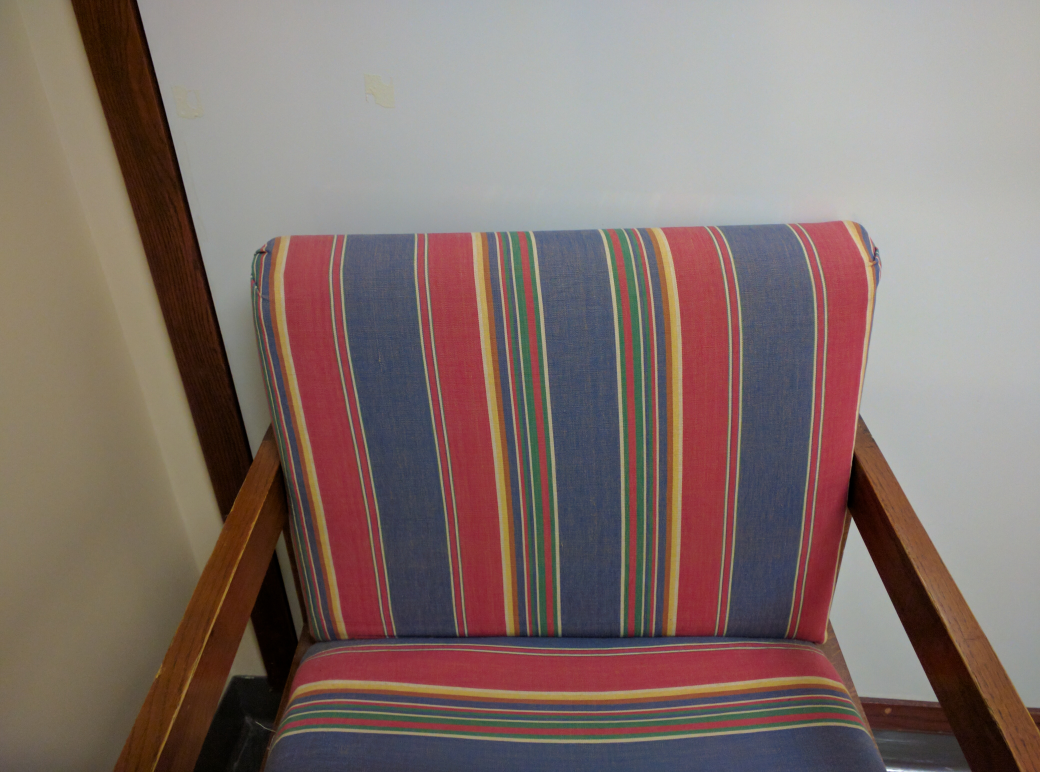
#> input picture data/chair.jpg, 4160 x 3088 px (shown at 1/4 size)
$ jupyter execute skimage-images.ipynb
#> lines starting #> are read from the running program, lines starting #| are printed output that depends on the picture; after the words box and inside, x2 and y2 are one past the last pixel; in counts of white or black regions, pixels touching at a corner belong together
[cell 1]
import imageio.v3 as iio
import ipympl
import matplotlib.pyplot as plt
import numpy as np
import skimage as ski

[cell 2]
# read image
chair = iio.imread(uri="data/chair.jpg")
#> chair is the input picture: shape (3088, 4160, 3); mean R, G, B 130.6, 113.4, 108.5
fig, ax = plt.subplots()
ax.imshow(chair)

[cell 3]
# iio.imwrite(uri="data/chair.tif", image=chair)
chair = iio.imread(uri="data/chair.jpg")


new_shape = (chair.shape[0]//10, chair.shape[1]//10, chair.shape[2])
#> new_shape = (308, 416, 3)
resized_chair = ski.transform.resize(image=chair,output_shape=new_shape)
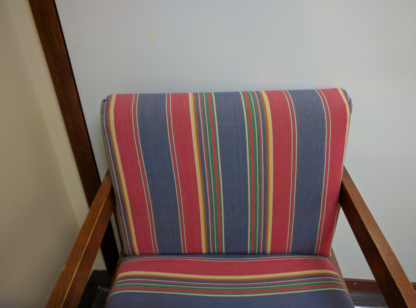
#> resized_chair: shape (308, 416, 3) float64; mean R, G, B 0.512, 0.445, 0.426
resized_chair = ski.util.img_as_ubyte(resized_chair)

iio.imwrite(uri="data/resized_chair.jpg", image=resized_chair)

fig, ax = plt.subplots()
ax.imshow(resized_chair)

fig, ax = plt.subplots()
ax.imshow(chair)

[cell 4]
# read input image
maize_roots = iio.imread(uri="data/maize-root-cluster.jpg")
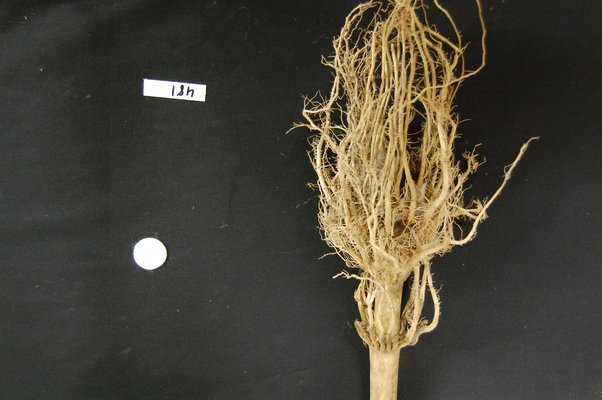
#> input picture data/maize-root-cluster.jpg, 602 x 400 px
#> maize_roots is the input picture: shape (400, 602, 3); mean R, G, B 70.5, 66.4, 54.5
maize_roots = np.array(maize_roots)


# display original image
fig, ax = plt.subplots()
ax.imshow(maize_roots)

[cell 5]
# keep only high-intensity pixels
maize_roots[maize_roots < 128 ] = 0
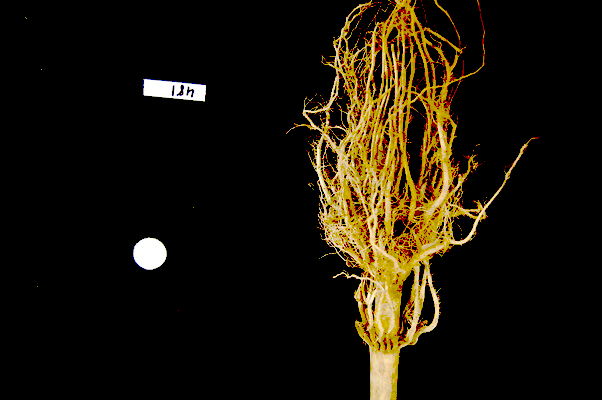
#> maize_roots: shape (400, 602, 3); mean R, G, B 27.3, 20.7, 7.7

# display modified image
fig, ax = plt.subplots()
ax.imshow(maize_roots)

[cell 6]
"""Python script to load a color image as grayscale. """

# read input image
chair = iio.imread(uri="data/chair.jpg")

# display original image
fig, ax = plt.subplots()
ax.imshow(chair)

# convert to grayscale and display
gray_chair = ski.color.rgb2gray(chair)
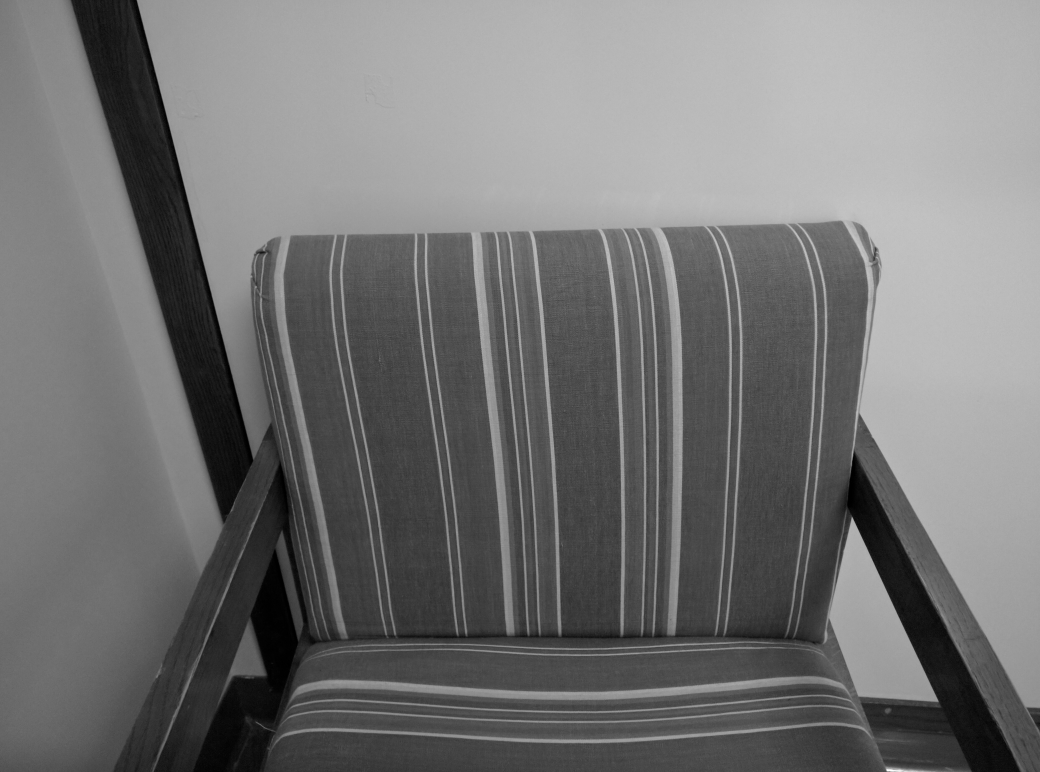
#> gray_chair: shape (3088, 4160) float64 (shown at 1/4 size); min 0, max 1, mean 0.458
fig, ax = plt.subplots()
ax.imshow(gray_chair, cmap="gray")

[cell 7]
"""Python script to load a color image as grayscale."""

# read input image, based on filename parameter
gray_chair = iio.imread(uri="data/chair.jpg", mode="L")
#> gray_chair: shape (3088, 4160); min 0, max 255, mean 118

# display grayscale image
fig, ax = plt.subplots()
ax.imshow(gray_chair, cmap="gray")

[cell 8]
sudoku = iio.imread("data/sudoku.png", mode="L")
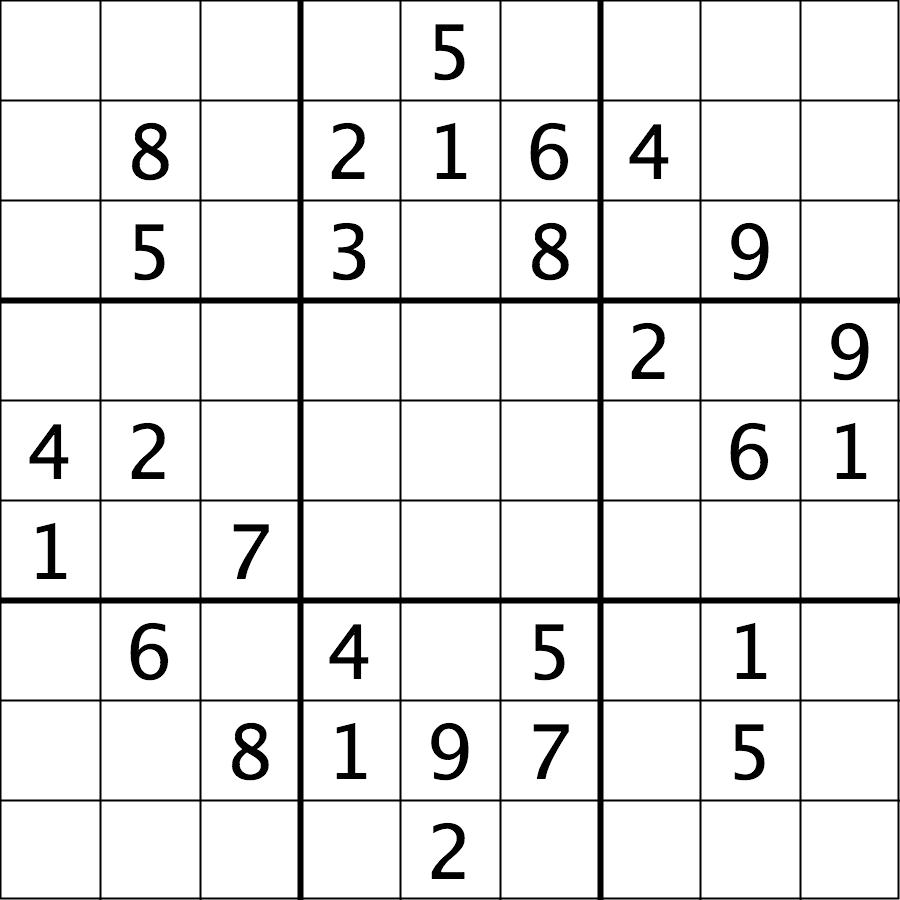
#> input picture data/sudoku.png, 900 x 900 px
#> sudoku is the input picture: shape (900, 900); min 0, max 255, mean 232.7
sudoku_gray_background = np.array(sudoku)


sudoku_gray_background[sudoku_gray_background > 192] = 192
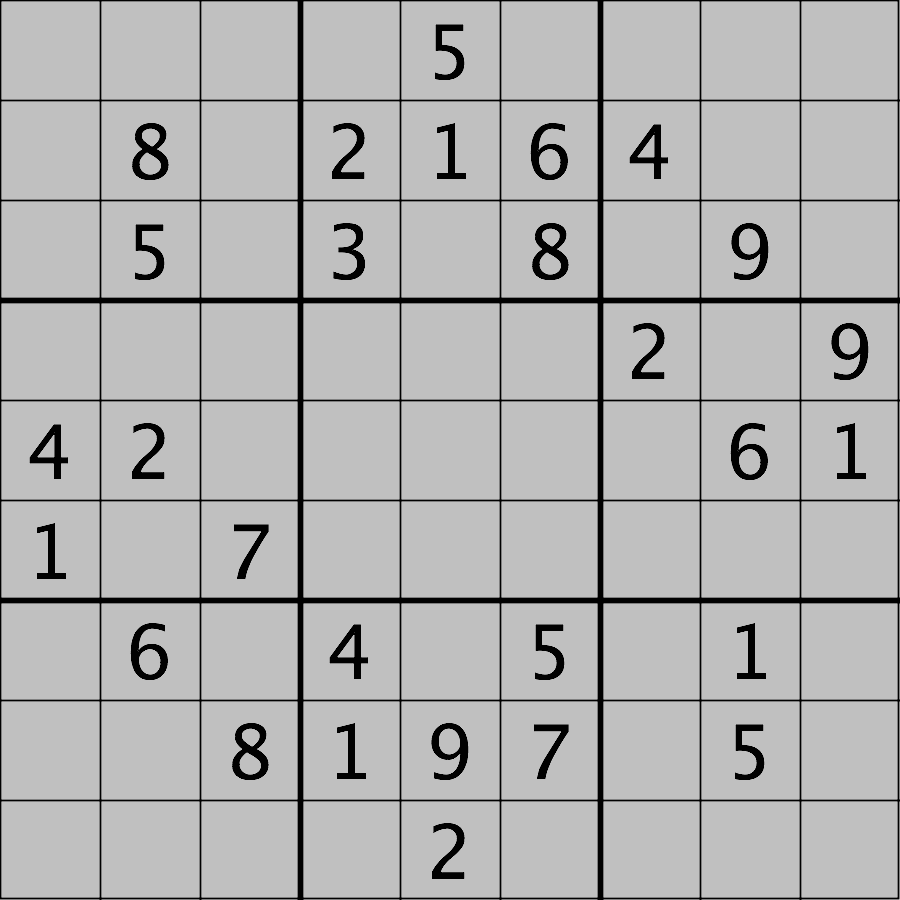
#> sudoku_gray_background: shape (900, 900); min 0, max 192, mean 176.7
fig, ax = plt.subplots(ncols=2)
ax[0].imshow(sudoku, cmap="gray",vmin=0, vmax=255)
ax[1].imshow(sudoku_gray_background, cmap="gray",vmin=0, vmax=255)

[cell 9]
""" Python script demonstrating image modification and creation via NumPy array slicing """

#load and display original image
board = iio.imread(uri="data/board.jpg")
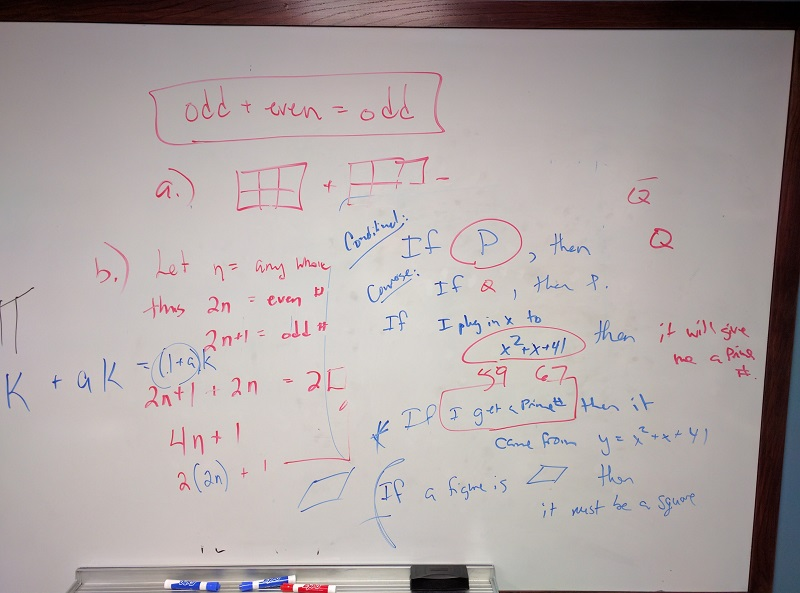
#> input picture data/board.jpg, 800 x 593 px
#> board is the input picture: shape (593, 800, 3); mean R, G, B 174.7, 165.6, 165.2
board = np.array(board)
fig, ax = plt.subplots()
ax.imshow(board)
# extract, display, and save sub-image

clipped_board = board[60:151, 135:481, :]
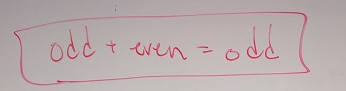
#> clipped_board: shape (91, 346, 3); mean R, G, B 185.1, 171.8, 172.6
fig, ax = plt.subplots()
ax.imshow(clipped_board)
iio.imwrite(uri="data/clipped_board.tig", image=clipped_board)

[cell 10]
# replace clipped area with sampled color
color = board[330, 90]
#> color = [198, 189, 190]
board[60:151, 135:481] = color
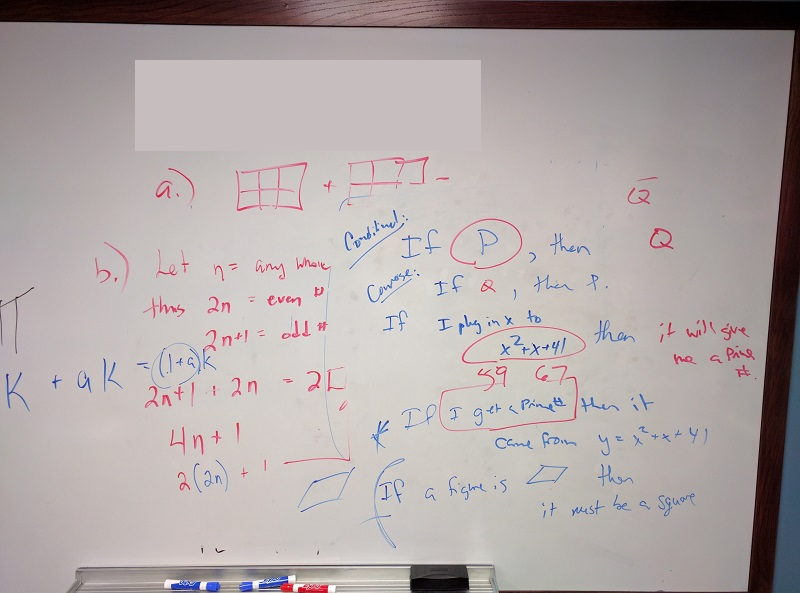
#> board: shape (593, 800, 3); 6.64% of pixels changed, all inside (x1, y1, x2, y2) = (135, 60, 481, 151)
fig, ax = plt.subplots()
ax.imshow(board)

[cell 11]
"""Python script to extract a sub-image containing only the plant and roots in an existing image."""

# load and dispplay original image
maize_roots = iio.imread(uri="data/maize-root-cluster.jpg")
fig, ax = plt.subplots()

ax.imshow(maize_roots)

# extract and display sub-image
clipped_maize = maize_roots[0:400, 275:550, :]
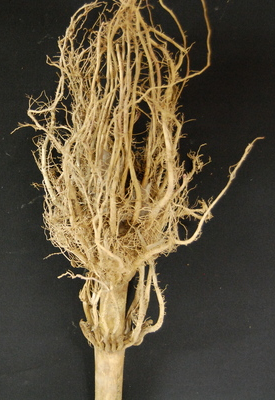
#> clipped_maize: shape (400, 275, 3); mean R, G, B 90.9, 80.2, 59.4
fig, ax = plt.subplots()
ax.imshow(clipped_maize)

# save sub-image
iio.imwrite(uri="data/clipped_maize.jpg", image=clipped_maize)
